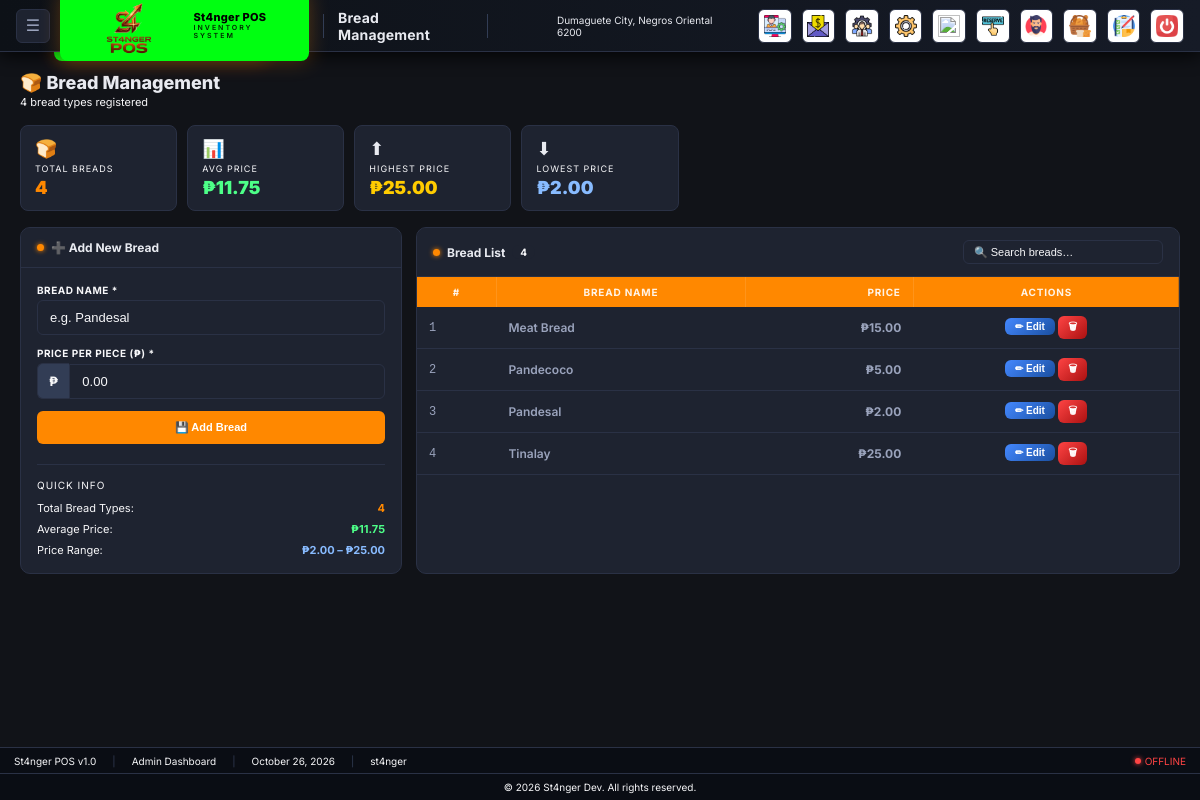
/product/bread.php (signed in), run on the app's committed database.
### tables this page shows
CREATE TABLE `breads` (
  `id` int(11) NOT NULL,
  `name` varchar(255) NOT NULL,
  `price` decimal(10,2) NOT NULL DEFAULT 0.00,
  `created_at` timestamp NOT NULL DEFAULT current_timestamp()
);

### product/bread.php (the view, shortened to what this page needs)
<?php
require('../dbconn.php');
function getBreads($conn) {
    $r = $conn->query("SELECT * FROM breads ORDER BY name ASC");
    return $r ? $r->fetch_all(MYSQLI_ASSOC) : [];
}
$breads     = getBreads($conn);
$totalBreads = count($breads);
$avgPrice   = $totalBreads > 0 ? array_sum(array_column($breads,'price')) / $totalBreads : 0;
$maxPrice   = $totalBreads > 0 ? max(array_column($breads,'price')) : 0;
$minPrice   = $totalBreads > 0 ? min(array_column($breads,'price')) : 0;
?>
<?php include('../include/admin_header.php'); ?>
<div class="main" id="mainContent">
  <div class="page-hero">
    <div>
      <h2>🍞 Bread Management</h2>
      <p><?= $totalBreads ?> bread types registered</p>
    </div>
  </div>
  <div class="stat-grid">
    <div class="stat-tile">
      <div class="st-icon">🍞</div>
      <div class="st-label">Total Breads</div>
      <div class="st-val orange"><?= $totalBreads ?></div>
    </div>
    <div class="stat-tile">
      <div class="st-icon">📊</div>
      <div class="st-label">Avg Price</div>
      <div class="st-val green">₱<?= number_format($avgPrice,2) ?></div>
    </div>
    <div class="stat-tile">
      <div class="st-icon">⬆</div>
      <div class="st-label">Highest Price</div>
      <div class="st-val yellow">₱<?= number_format($maxPrice,2) ?></div>
    </div>
    <div class="stat-tile">
      <div class="st-icon">⬇</div>
      <div class="st-label">Lowest Price</div>
      <div class="st-val blue">₱<?= number_format($minPrice,2) ?></div>
    </div>
  </div>
  <div class="two-col">
    <div class="panel">
      <div class="panel-header">
        <div class="panel-title"><div class="pt-dot"></div>➕ Add New Bread</div>
      </div>
      <div class="panel-body">
        <form method="POST" id="addForm">
          <div class="add-form-grid">
            <div class="fg">
              <label>Bread Name *</label>
              <input type="text" name="bread_name" class="fg-input" placeholder="e.g. Pandesal" required>
            </div>
            <div class="fg">
              <label>Price per Piece (₱) *</label>
              <div class="price-wrap">
                <span class="price-prefix">₱</span>
                <input type="number" name="price" class="fg-input" placeholder="0.00" min="0.01" step="0.01" required>
              </div>
            </div>
            <button type="submit" class="btn btn-orange btn-full">💾 Add Bread</button>
          </div>
        </form>
        <div style="margin-top:20px;padding-top:14px;border-top:1px solid var(--border);">
          <div style="font-size:10px;color:var(--text3);text-transform:uppercase;letter-spacing:1px;margin-bottom:10px;">Quick Info</div>
          <div style="display:flex;flex-direction:column;gap:7px;">
            <div style="display:flex;justify-content:space-between;font-size:11px;">
              <span style="color:var(--text3);">Total Bread Types:</span>
              <span style="color:var(--orange-lt);font-weight:700;"><?= $totalBreads ?></span>
            </div>
            <div style="display:flex;justify-content:space-between;font-size:11px;">
              <span style="color:var(--text3);">Average Price:</span>
              <span style="color:#4dff88;font-weight:700;">₱<?= number_format($avgPrice,2) ?></span>
            </div>
            <div style="display:flex;justify-content:space-between;font-size:11px;">
              <span style="color:var(--text3);">Price Range:</span>
              <span style="color:#88bbff;font-weight:700;">₱<?= number_format($minPrice,2) ?> – ₱<?= number_format($maxPrice,2) ?></span>
            </div>
          </div>
        </div>
      </div>
    </div>
    <div class="panel">
      <div class="panel-header">
        <div class="panel-title">
          <div class="pt-dot"></div>
          Bread List
          <span style="background:var(--bg3);color:var(--text3);border-radius:10px;padding:1px 8px;font-size:10px;"><?= $totalBreads ?></span>
        </div>
        <input type="text" class="tbl-search" id="tblSearch" placeholder="🔍 Search breads…" oninput="searchTable()">
      </div>
      <div style="padding:0;">
        <div class="tbl-wrap">
          <table class="data-tbl" id="breadTable">
            <thead>
              <tr>
                <th>#</th>
                <th>Bread Name</th>
                <th style="text-align:right;">Price</th>
                <th style="text-align:center;">Actions</th>
              </tr>
            </thead>
            <tbody>
            <?php if(!empty($breads)): $i=1; foreach($breads as $b): ?>
            <tr class="bread-row">
              <td class="td-id"><?= $i++ ?></td>
              <td class="td-name"><?= htmlspecialchars($b['name']) ?></td>
              <td style="text-align:right;" class="td-price">₱<?= number_format($b['price'],2) ?></td>
              <td style="text-align:center;white-space:nowrap;">
                <button class="btn btn-blue btn-sm edit-btn"
                        data-id="<?= $b['id'] ?>"
                        data-name="<?= htmlspecialchars($b['name'],ENT_QUOTES) ?>"
                        data-price="<?= $b['price'] ?>">✏ Edit</button>
                <button class="btn btn-red btn-sm delete-btn"
                        data-id="<?= $b['id'] ?>"
                        data-name="<?= htmlspecialchars($b['name'],ENT_QUOTES) ?>">🗑</button>
              </td>
            </tr>
            <?php endforeach; else: ?>
            <tr><td colspan="4" class="td-empty">🍞 No breads yet. Use the form to add one!</td></tr>
            <?php endif; ?>
            </tbody>
          </table>
        </div>
      </div>
    </div>
  </div>
</div>
<?php include('../include/admin_footer.php'); ?>

### product/bread.php (style rules this page uses)
:root { --orange:#ff8800;--orange-dk:#cc5500;--orange-lt:#ffaa44; --green:#00c853;--red:#ff4444;--yellow:#ffcc00;--blue:#4488ff; --bg:#111318;--bg2:#161b27;--bg3:#1e2330; --card:#1e2330;--card2:#242b3a; --border:#2a3145;--border2:#323d55; --text:#e8eaf0;--text2:#9aa3bc;--text3:#5a6380; }
* { box-sizing:border-box;margin:0;padding:0; }
body { font-family:'Segoe UI',Tahoma,Geneva,Verdana,sans-serif;font-size:13px;background:var(--bg);color:var(--text);min-height:100vh;display:flex;flex-direction:column; }
.main { margin-top:52px;padding:18px;flex:1; }
.page-hero { display:flex;align-items:center;justify-content:space-between;margin-bottom:16px;flex-wrap:wrap;gap:10px; }
.page-hero h2 { font-size:18px;font-weight:800;color:var(--text); }
.page-hero p { font-size:11px;color:var(--text3);margin-top:2px; }
.stat-grid { display:grid;grid-template-columns:repeat(auto-fill,minmax(150px,1fr));gap:10px;margin-bottom:16px; }
.stat-tile { background:var(--card2);border:1px solid var(--border);border-radius:8px;padding:12px 14px;transition:border-color .15s; }
.st-icon { font-size:18px;margin-bottom:4px; }
.st-label { font-size:9px;color:var(--text3);text-transform:uppercase;letter-spacing:1px;margin-bottom:3px; }
.st-val { font-size:18px;font-weight:900; }
.st-val.orange { color:var(--orange-lt); }
.st-val.green { color:#4dff88; }
.st-val.blue { color:#88bbff; }
.st-val.yellow { color:var(--yellow); }
.two-col { display:grid;grid-template-columns:1fr 2fr;gap:14px; }
.panel { background:var(--card);border:1px solid var(--border);border-radius:10px;overflow:hidden;margin-bottom:14px; }
.panel-header { padding:12px 16px;border-bottom:1px solid var(--border);display:flex;align-items:center;justify-content:space-between;background:linear-gradient(90deg,var(--card2),var(--card)); }
.panel-title { font-size:12px;font-weight:700;color:var(--text);display:flex;align-items:center;gap:7px; }
.pt-dot { width:7px;height:7px;border-radius:50%;background:var(--orange);box-shadow:0 0 5px var(--orange); }
.panel-body { padding:16px; }
.add-form-grid { display:flex;flex-direction:column;gap:12px; }
.fg { display:flex;flex-direction:column;gap:4px; }
.fg label { font-size:10px;font-weight:700;color:var(--text3);text-transform:uppercase;letter-spacing:.5px; }
.fg-input { background:var(--bg3);border:1.5px solid var(--border);color:var(--text);border-radius:6px;padding:9px 12px;font-size:13px;transition:border-color .15s;width:100%; }
.fg-input::placeholder { color:var(--text3); }
.price-wrap { display:flex;align-items:center;gap:0; }
.price-prefix { background:var(--border2);border:1.5px solid var(--border);border-right:none;color:var(--text3);border-radius:6px 0 0 6px;padding:9px 11px;font-size:13px;font-weight:700; }
.price-wrap .fg-input { border-radius:0 6px 6px 0; }
.tbl-wrap { overflow-x:auto; }
.data-tbl { width:100%;border-collapse:collapse; }
.data-tbl thead tr { background:linear-gradient(90deg,var(--orange),var(--orange-dk)); }
.data-tbl thead th { padding:9px 12px;font-size:10px;font-weight:700;color:rgba(255,255,255,.9);text-transform:uppercase;letter-spacing:.8px;white-space:nowrap;border-right:1px solid rgba(255,255,255,.1); }
.data-tbl thead th:last-child { border-right:none; }
.data-tbl tbody tr { border-bottom:1px solid var(--border);transition:background .1s; }
.data-tbl tbody td { padding:9px 12px;font-size:12px;color:var(--text2);vertical-align:middle; }
.td-id { color:var(--text3);font-size:10px;font-family:monospace; }
.td-name { color:var(--text);font-weight:600; }
.td-price { color:#4dff88;font-weight:700; }
.tbl-search { background:var(--bg3);border:1.5px solid var(--border);color:var(--text);border-radius:6px;padding:5px 10px;font-size:11px;width:200px;transition:border-color .15s; }
.tbl-search::placeholder { color:var(--text3); }
.btn { padding:6px 14px;border:none;border-radius:6px;font-size:11px;font-weight:600;cursor:pointer;display:inline-flex;align-items:center;gap:5px;text-decoration:none;transition:all .15s;white-space:nowrap; }
.btn-orange { background:linear-gradient(135deg,var(--orange),var(--orange-dk));color:white; }
.btn-red { background:linear-gradient(135deg,var(--red),#aa1111);color:white; }
.btn-blue { background:linear-gradient(135deg,var(--blue),#1a4fa0);color:white; }
.btn-sm { padding:3px 10px;font-size:10px; }
.btn-full { width:100%;justify-content:center;padding:10px; }

### data on the page
breads: name "Meat Bread", price "15.00"
breads: name "Pandecoco", price "5.00"
breads: name "Pandesal", price "2.00"
breads: name "Tinalay", price "25.00"

### other printed values
$businessName "St4nger POS"
$businessSubtitle "INVENTORY SYSTEM"
$pageTitle "Bread Management"
$businessAddress "Dumaguete City, Negros Oriental 6200"
$totalBreads "4"
$avgPrice "11.75"
$maxPrice "25.00"
$minPrice "2.00"
$_SESSION['username'] "st4nger"
